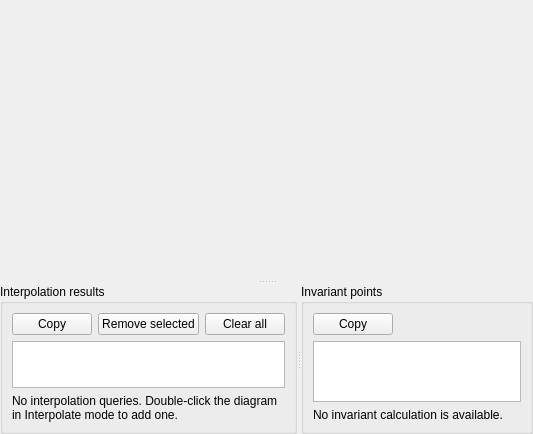
          <widget class="QSplitter" name="splitterViewerRight">
           <property name="orientation"><enum>Qt::Vertical</enum></property>
           <property name="childrenCollapsible"><bool>false</bool></property>
           <property name="accessibleName"><string>Viewer display splitter</string></property>
           <property name="accessibleDescription"><string>Resize the ternary canvas and synchronized result tables.</string></property>
           <widget class="TernaryCanvas" name="canvasTernary"><property name="minimumSize"><size><width>420</width><height>280</height></size></property><property name="accessibleName"><string>Unified ternary viewer</string></property><property name="accessibleDescription"><string>Calculated iso-plots, source vertices, and interpolation query canvas.</string></property></widget>
           <widget class="QWidget" name="resultTablesPane">
            <property name="minimumSize"><size><width>420</width><height>150</height></size></property>
            <property name="accessibleName"><string>Viewer result tables</string></property>
            <property name="accessibleDescription"><string>Transient interpolation queries and calculated invariant points.</string></property>
            <layout class="QVBoxLayout" name="layoutViewerResultTablesPane">
             <property name="leftMargin"><number>0</number></property><property name="topMargin"><number>0</number></property><property name="rightMargin"><number>0</number></property><property name="bottomMargin"><number>0</number></property>
             <item>
              <widget class="QSplitter" name="splitterViewerResultTables">
               <property name="orientation"><enum>Qt::Horizontal</enum></property>
               <property name="childrenCollapsible"><bool>false</bool></property>
               <property name="accessibleName"><string>Viewer result tables splitter</string></property>
               <property name="accessibleDescription"><string>Resize interpolation and invariant result tables.</string></property>
               <widget class="QGroupBox" name="groupInterpolationResults">
                <property name="title"><string>Interpolation results</string></property>
                <property name="accessibleName"><string>Interpolation results panel</string></property><property name="accessibleDescription"><string>Transient interpolation queries with copy and removal controls.</string></property>
                <layout class="QVBoxLayout" name="layoutInterpolationResults">
                 <item><layout class="QHBoxLayout" name="layoutInterpolationCommands">
                  <item><widget class="QPushButton" name="buttonInterpolationCopy"><property name="text"><string>Copy</string></property><property name="accessibleName"><string>Copy interpolation results</string></property><property name="accessibleDescription"><string>Copies selected interpolation result rows as tab-separated values.</string></property></widget></item>
                  <item><widget class="QPushButton" name="buttonInterpolationRemoveSelected"><property name="text"><string>Remove selected</string></property><property name="accessibleName"><string>Remove selected interpolation queries</string></property><property name="accessibleDescription"><string>Removes every selected transient interpolation query.</string></property></widget></item>
                  <item><widget class="QPushButton" name="buttonInterpolationClearAll"><property name="text"><string>Clear all</string></property><property name="accessibleName"><string>Clear all interpolation queries</string></property><property name="accessibleDescription"><string>Removes every transient interpolation query from this Viewer session.</string></property></widget></item>
                  <item><spacer name="interpolationCommandsSpacer"><property name="orientation"><enum>Qt::Horizontal</enum></property><property name="sizeHint" stdset="0"><size><width>20</width><height>20</height></size></property></spacer></item>
                 </layout></item>
                 <item><widget class="QTableView" name="tableInterpolationResults"><property name="horizontalScrollBarPolicy"><enum>Qt::ScrollBarAsNeeded</enum></property><property name="verticalScrollBarPolicy"><enum>Qt::ScrollBarAsNeeded</enum></property><property name="accessibleName"><string>Interpolation results table</string></property><property name="accessibleDescription"><string>Persistent interpolation queries and typed results. Rows are read-only.</string></property></widget></item>
                 <item><widget class="QLabel" name="labelInterpolationResultsStatus"><property name="text"><string>No interpolation queries. Double-click the diagram in Interpolate mode to add one.</string></property><property name="wordWrap"><bool>true</bool></property><property name="accessibleName"><string>Interpolation results status</string></property><property name="accessibleDescription"><string>Reports interpolation query availability and command results.</string></property></widget></item>
                </layout>
               </widget>
               <widget class="QGroupBox" name="groupInvariantPoints">
                <property name="title"><string>Invariant points</string></property>
                <property name="accessibleName"><string>Invariant points panel</string></property><property name="accessibleDescription"><string>Read-only invariant nodes from the accepted Rust projection.</string></property>
                <layout class="QVBoxLayout" name="layoutInvariantPoints">
                 <item><layout class="QHBoxLayout" name="layoutInvariantCommands">
                  <item><widget class="QPushButton" name="buttonInvariantCopy"><property name="text"><string>Copy</string></property><property name="accessibleName"><string>Copy invariant points</string></property><property name="accessibleDescription"><string>Copies selected calculated invariant rows as tab-separated values.</string></property></widget></item>
                  <item><spacer name="invariantCommandsSpacer"><property name="orientation"><enum>Qt::Horizontal</enum></property><property name="sizeHint" stdset="0"><size><width>20</width><height>20</height></size></property></spacer></item>
                 </layout></item>
                 <item><widget class="QTableView" name="tableInvariantPoints"><property name="horizontalScrollBarPolicy"><enum>Qt::ScrollBarAsNeeded</enum></property><property name="verticalScrollBarPolicy"><enum>Qt::ScrollBarAsNeeded</enum></property><property name="accessibleName"><string>Invariant points table</string></property><property name="accessibleDescription"><string>Read-only invariant points from the accepted projection.</string></property></widget></item>
                 <item><widget class="QLabel" name="labelInvariantPointsStatus"><property name="text"><string>No invariant calculation is available.</string></property><property name="wordWrap"><bool>true</bool></property><property name="accessibleName"><string>Invariant points status</string></property><property name="accessibleDescription"><string>Reports accepted, stale, and unavailable invariant calculation state.</string></property></widget></item>
                </layout>
               </widget>
              </widget>
             </item>
            </layout>
           </widget>
          </widget>
